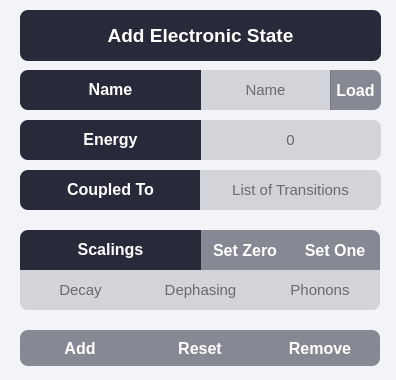
<?xml version="1.0" encoding="UTF-8"?>
<ui version="4.0">
 <class>AddElectronic</class>
 <widget class="QDialog" name="AddElectronic">
  <property name="geometry">
   <rect>
    <x>0</x>
    <y>0</y>
    <width>396</width>
    <height>380</height>
   </rect>
  </property>
  <property name="windowTitle">
   <string>Dialog</string>
  </property>
  <property name="styleSheet">
   <string notr="true">QWidget {background-color: #F3F4F8;}

QPushButton {background-color: #88282A3A;  color: #FFFFFF; border-radius: 8px;  font-weight: bold; font-size: 16px; }
QPushButton::hover {background-color: qlineargradient( x1:0 y1:0, x2:0 y2:1, stop:0.9 #D2D4DA, stop:0.91 #88282A3A);}
QPushButton[objectName^=&quot;button_next_tab&quot;] {background-color: qlineargradient( x1:0 y1:0, x2:0 y2:1, stop:0.9 #f4501e, stop:0.91 #8d2f13);  color: #FFFFFF; border-radius: 8px; }
QPushButton[objectName^=&quot;button_next_tab&quot;]::hover {background-color: #aaf4501e; transition: 2.5s;}

QTextEdit {background-color: #D2D4DA;}
QTextEdit::hover {background-color: #D2D4DA}

QLabel {background-color: #282A3A; border-radius: 8px; color: #FFFFFF;}
QLabel[objectName^=&quot;label_title&quot;] {background-color: #44282A3A; border-radius: 8px; color: #000000; border-bottom-right-radius: 0; border-bottom-left-radius: 0; border-bottom-width: 2px; border-bottom-color: #000000;}
QLabel[objectName^=&quot;label_output&quot;] {background-color: #44282A3A; border-radius: 8px; color: #000000; border-top-right-radius: 0; border-top-left-radius: 0; }
QLabel[objectName^=&quot;label_plot&quot;] {background-color: #44282A3A; border-radius: 8px; color: #000000;  border-top-right-radius: 0; border-top-left-radius: 0; }

QLineEdit {border-radius: 8px;background-color: #D2D4DA; }
QLineEdit::hover {background-color: #D2D4DA}

QComboBox {border-radius: 8px; background-color: #D2D4DA;  padding-left: 10% }
QComboBox::hover {background-color: #D2D4DA}

QCheckBox {background-color: #D2D4DA;border-radius: 8px; padding-left:10% }
QCheckBox::hover {background-color: #D2D4DA}

QTextBrowser {background-color: #D2D4DA; }
QTextBrowser[objectName^=&quot;text_output&quot;] {background-color: #44282A3A; border-radius: 8px; color: #000000; }

QTabWidget::tab-bar {   border: 0px solid #282A3A;}
QTabBar::tab {  background-color: #88282A3A;  color: white;  padding-left: 10px; padding-right:10px; padding-bottom: 10px; padding-top: 5px; font-weight: bold;}
QTabBar::tab:selected { background-color: qlineargradient( x1:0 y1:0, x2:0 y2:1, stop:0.9 #282A3A, stop:0.91 #88282A3A); padding-right:50px; padding-left:50px; border-width: 2px; border-color: black}

QScrollBar::handle:vertical {background-color: #282A3A; min-height: 30px;max-height: 20%;border-radius: 7px; margin: 0}
QScrollBar::handle:vertical:hover{background-color: #88282A3A;}
QScrollBar::handle:vertical:pressed {background-color: #f4501e;}
QScrollBar::sub-line:vertical {border: none;background-color: #f4501e;height: 15px;border-top-left-radius: 7px;border-top-right-radius: 7px;subcontrol-position: top;subcontrol-origin: 0;max-height: 20%;}
QScrollBar::sub-line:vertical:hover {background-color: #88282A3A;}
QScrollBar::sub-line:vertical:pressed {background-color: #f4501e;}
QScrollBar::add-line:vertical {border: none;background-color: #f4501e;height: 15px;border-bottom-left-radius: 7px;border-bottom-right-radius: 7px;subcontrol-position: bottom;subcontrol-origin: 0;max-height: 20%;}
QScrollBar::add-line:vertical:hover {background-color: #88282A3A;}
QScrollBar::add-line:vertical:pressed {background-color: #f4501e;}
QScrollBar::up-arrow:vertical, QScrollBar::down-arrow:vertical {background: none;}
QScrollBar::add-page:vertical, QScrollBar::sub-page:vertical {background: none;}</string>
  </property>
  <widget class="QLabel" name="title">
   <property name="geometry">
    <rect>
     <x>20</x>
     <y>10</y>
     <width>361</width>
     <height>51</height>
    </rect>
   </property>
   <property name="frameShape">
    <enum>QFrame::NoFrame</enum>
   </property>
   <property name="frameShadow">
    <enum>QFrame::Plain</enum>
   </property>
   <property name="text">
    <string>&lt;html&gt;&lt;head/&gt;&lt;body&gt;&lt;p align=&quot;center&quot;&gt;&lt;span style=&quot; font-size:14pt; font-weight:700;&quot;&gt;Add Electronic State&lt;/span&gt;&lt;/p&gt;&lt;/body&gt;&lt;/html&gt;</string>
   </property>
  </widget>
  <widget class="QLineEdit" name="textinput_name">
   <property name="geometry">
    <rect>
     <x>200</x>
     <y>70</y>
     <width>131</width>
     <height>40</height>
    </rect>
   </property>
   <property name="font">
    <font>
     <pointsize>11</pointsize>
    </font>
   </property>
   <property name="styleSheet">
    <string notr="true">border-right-width: 0px; border-left-width: 0px; border-radius: 0px;</string>
   </property>
   <property name="text">
    <string/>
   </property>
   <property name="frame">
    <bool>true</bool>
   </property>
   <property name="alignment">
    <set>Qt::AlignCenter</set>
   </property>
   <property name="placeholderText">
    <string>Name</string>
   </property>
  </widget>
  <widget class="QLabel" name="label_9">
   <property name="geometry">
    <rect>
     <x>20</x>
     <y>70</y>
     <width>181</width>
     <height>40</height>
    </rect>
   </property>
   <property name="styleSheet">
    <string notr="true">border-top-right-radius: 0px; border-bottom-right-radius: 0px; border-right-width: 0px;</string>
   </property>
   <property name="text">
    <string>&lt;html&gt;&lt;head/&gt;&lt;body&gt;&lt;p align=&quot;center&quot;&gt;&lt;span style=&quot; font-size:12pt; font-weight:700;&quot;&gt;Name&lt;/span&gt;&lt;/p&gt;&lt;/body&gt;&lt;/html&gt;</string>
   </property>
  </widget>
  <widget class="QLineEdit" name="textinput_energy">
   <property name="geometry">
    <rect>
     <x>200</x>
     <y>120</y>
     <width>181</width>
     <height>40</height>
    </rect>
   </property>
   <property name="font">
    <font>
     <pointsize>11</pointsize>
    </font>
   </property>
   <property name="styleSheet">
    <string notr="true">border-top-left-radius: 0px; border-bottom-left-radius: 0px; border-left-width: 0px;</string>
   </property>
   <property name="text">
    <string/>
   </property>
   <property name="frame">
    <bool>true</bool>
   </property>
   <property name="alignment">
    <set>Qt::AlignCenter</set>
   </property>
   <property name="placeholderText">
    <string>0</string>
   </property>
  </widget>
  <widget class="QLabel" name="label_10">
   <property name="geometry">
    <rect>
     <x>20</x>
     <y>120</y>
     <width>181</width>
     <height>40</height>
    </rect>
   </property>
   <property name="styleSheet">
    <string notr="true">border-top-right-radius: 0px; border-bottom-right-radius: 0px; border-right-width: 0px;</string>
   </property>
   <property name="text">
    <string>&lt;html&gt;&lt;head/&gt;&lt;body&gt;&lt;p align=&quot;center&quot;&gt;&lt;span style=&quot; font-size:12pt; font-weight:700;&quot;&gt;Energy&lt;/span&gt;&lt;/p&gt;&lt;/body&gt;&lt;/html&gt;</string>
   </property>
  </widget>
  <widget class="QLabel" name="label_11">
   <property name="geometry">
    <rect>
     <x>20</x>
     <y>170</y>
     <width>181</width>
     <height>40</height>
    </rect>
   </property>
   <property name="styleSheet">
    <string notr="true">border-top-right-radius: 0px; border-bottom-right-radius: 0px; border-right-width: 0px;</string>
   </property>
   <property name="text">
    <string>&lt;html&gt;&lt;head/&gt;&lt;body&gt;&lt;p align=&quot;center&quot;&gt;&lt;span style=&quot; font-size:12pt; font-weight:700;&quot;&gt;Coupled To&lt;/span&gt;&lt;/p&gt;&lt;/body&gt;&lt;/html&gt;</string>
   </property>
  </widget>
  <widget class="QLineEdit" name="textinput_transitions">
   <property name="geometry">
    <rect>
     <x>200</x>
     <y>170</y>
     <width>181</width>
     <height>40</height>
    </rect>
   </property>
   <property name="font">
    <font>
     <pointsize>11</pointsize>
    </font>
   </property>
   <property name="styleSheet">
    <string notr="true">border-top-left-radius: 0px; border-bottom-left-radius: 0px; border-left-width: 0px;</string>
   </property>
   <property name="text">
    <string/>
   </property>
   <property name="frame">
    <bool>true</bool>
   </property>
   <property name="alignment">
    <set>Qt::AlignCenter</set>
   </property>
   <property name="placeholderText">
    <string>List of Transitions</string>
   </property>
  </widget>
  <widget class="QLabel" name="label_12">
   <property name="geometry">
    <rect>
     <x>20</x>
     <y>230</y>
     <width>181</width>
     <height>40</height>
    </rect>
   </property>
   <property name="styleSheet">
    <string notr="true">border-top-right-radius: 0px; border-bottom-right-radius: 0px; border-right-width: 0px; border-bottom-left-radius: 0px; border-bottom-width: 0px</string>
   </property>
   <property name="text">
    <string>&lt;html&gt;&lt;head/&gt;&lt;body&gt;&lt;p align=&quot;center&quot;&gt;&lt;span style=&quot; font-size:12pt; font-weight:700;&quot;&gt;Scalings&lt;/span&gt;&lt;/p&gt;&lt;/body&gt;&lt;/html&gt;</string>
   </property>
  </widget>
  <widget class="QLineEdit" name="textinput_phonons">
   <property name="geometry">
    <rect>
     <x>260</x>
     <y>270</y>
     <width>120</width>
     <height>40</height>
    </rect>
   </property>
   <property name="font">
    <font>
     <pointsize>11</pointsize>
    </font>
   </property>
   <property name="styleSheet">
    <string notr="true">border-top-left-radius: 0px; border-bottom-left-radius: 0px; border-left-width: 0px; border-top-right-radius: 0px;</string>
   </property>
   <property name="text">
    <string/>
   </property>
   <property name="frame">
    <bool>true</bool>
   </property>
   <property name="alignment">
    <set>Qt::AlignCenter</set>
   </property>
   <property name="placeholderText">
    <string>Phonons</string>
   </property>
  </widget>
  <widget class="QLineEdit" name="textinput_dephasing">
   <property name="geometry">
    <rect>
     <x>140</x>
     <y>270</y>
     <width>121</width>
     <height>40</height>
    </rect>
   </property>
   <property name="font">
    <font>
     <pointsize>11</pointsize>
    </font>
   </property>
   <property name="styleSheet">
    <string notr="true">border-right-width: 0px; border-left-width: 0px; border-radius: 0px;</string>
   </property>
   <property name="text">
    <string/>
   </property>
   <property name="frame">
    <bool>true</bool>
   </property>
   <property name="alignment">
    <set>Qt::AlignCenter</set>
   </property>
   <property name="placeholderText">
    <string>Dephasing</string>
   </property>
  </widget>
  <widget class="QLineEdit" name="textinput_decay">
   <property name="geometry">
    <rect>
     <x>20</x>
     <y>270</y>
     <width>121</width>
     <height>40</height>
    </rect>
   </property>
   <property name="font">
    <font>
     <pointsize>11</pointsize>
    </font>
   </property>
   <property name="styleSheet">
    <string notr="true">border-top-right-radius: 0px; border-bottom-right-radius: 0px; border-right-width: 0px; border-top-left-radius: 0px;</string>
   </property>
   <property name="text">
    <string/>
   </property>
   <property name="frame">
    <bool>true</bool>
   </property>
   <property name="alignment">
    <set>Qt::AlignCenter</set>
   </property>
   <property name="placeholderText">
    <string>Decay</string>
   </property>
  </widget>
  <widget class="QPushButton" name="button_reset">
   <property name="geometry">
    <rect>
     <x>140</x>
     <y>330</y>
     <width>120</width>
     <height>36</height>
    </rect>
   </property>
   <property name="styleSheet">
    <string notr="true">border-right-width: 0px; border-left-width: 0px; border-radius: 0px;</string>
   </property>
   <property name="text">
    <string>Reset</string>
   </property>
  </widget>
  <widget class="QPushButton" name="button_confirm">
   <property name="geometry">
    <rect>
     <x>20</x>
     <y>330</y>
     <width>120</width>
     <height>36</height>
    </rect>
   </property>
   <property name="styleSheet">
    <string notr="true">border-top-right-radius: 0px; border-bottom-right-radius: 0px; border-right-width: 0px;</string>
   </property>
   <property name="text">
    <string>Add</string>
   </property>
  </widget>
  <widget class="QPushButton" name="button_setone">
   <property name="geometry">
    <rect>
     <x>290</x>
     <y>230</y>
     <width>90</width>
     <height>40</height>
    </rect>
   </property>
   <property name="styleSheet">
    <string notr="true">border-top-left-radius: 0px; border-bottom-left-radius: 0px; border-left-width: 0px; border-bottom-right-radius: 0px; border-bottom-width: 0px;</string>
   </property>
   <property name="text">
    <string>Set One</string>
   </property>
  </widget>
  <widget class="QPushButton" name="button_remove">
   <property name="geometry">
    <rect>
     <x>260</x>
     <y>330</y>
     <width>120</width>
     <height>36</height>
    </rect>
   </property>
   <property name="styleSheet">
    <string notr="true">border-top-left-radius: 0px; border-bottom-left-radius: 0px; border-left-width: 0px;</string>
   </property>
   <property name="text">
    <string>Remove</string>
   </property>
  </widget>
  <widget class="QPushButton" name="button_load">
   <property name="geometry">
    <rect>
     <x>330</x>
     <y>70</y>
     <width>51</width>
     <height>40</height>
    </rect>
   </property>
   <property name="toolTip">
    <string>Load an existing Level and overwrite it's properties.</string>
   </property>
   <property name="styleSheet">
    <string notr="true">border-top-left-radius: 0px; border-bottom-left-radius: 0px; border-left-width: 0px;</string>
   </property>
   <property name="text">
    <string>Load</string>
   </property>
  </widget>
  <widget class="QPushButton" name="button_setzero">
   <property name="geometry">
    <rect>
     <x>200</x>
     <y>230</y>
     <width>90</width>
     <height>40</height>
    </rect>
   </property>
   <property name="styleSheet">
    <string notr="true">border-radius: 0;</string>
   </property>
   <property name="text">
    <string>Set Zero</string>
   </property>
  </widget>
  <zorder>label_12</zorder>
  <zorder>title</zorder>
  <zorder>textinput_name</zorder>
  <zorder>label_9</zorder>
  <zorder>textinput_energy</zorder>
  <zorder>label_10</zorder>
  <zorder>label_11</zorder>
  <zorder>textinput_transitions</zorder>
  <zorder>textinput_decay</zorder>
  <zorder>textinput_dephasing</zorder>
  <zorder>textinput_phonons</zorder>
  <zorder>button_confirm</zorder>
  <zorder>button_setone</zorder>
  <zorder>button_reset</zorder>
  <zorder>button_remove</zorder>
  <zorder>button_load</zorder>
  <zorder>button_setzero</zorder>
 </widget>
 <resources/>
 <connections/>
</ui>
